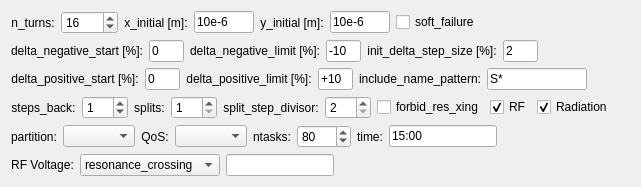
          <widget class="QWidget" name="tab_34">
           <attribute name="title">
            <string>Test</string>
           </attribute>
           <layout class="QVBoxLayout" name="verticalLayout_103">
            <item>
             <layout class="QHBoxLayout" name="horizontalLayout_70">
              <item>
               <layout class="QHBoxLayout" name="horizontalLayout_67">
                <item>
                 <widget class="QLabel" name="label_123">
                  <property name="text">
                   <string>n_turns:</string>
                  </property>
                  <property name="alignment">
                   <set>Qt::AlignCenter</set>
                  </property>
                 </widget>
                </item>
                <item>
                 <widget class="QSpinBox" name="spinBox_n_turns_mom_aper_test">
                  <property name="sizePolicy">
                   <sizepolicy hsizetype="Preferred" vsizetype="Fixed">
                    <horstretch>0</horstretch>
                    <verstretch>0</verstretch>
                   </sizepolicy>
                  </property>
                  <property name="maximumSize">
                   <size>
                    <width>57</width>
                    <height>16777215</height>
                   </size>
                  </property>
                  <property name="minimum">
                   <number>3</number>
                  </property>
                  <property name="maximum">
                   <number>10000</number>
                  </property>
                  <property name="value">
                   <number>16</number>
                  </property>
                 </widget>
                </item>
               </layout>
              </item>
              <item>
               <layout class="QHBoxLayout" name="horizontalLayout_68">
                <item>
                 <widget class="QLabel" name="label_124">
                  <property name="text">
                   <string>x_initial [m]:</string>
                  </property>
                  <property name="alignment">
                   <set>Qt::AlignCenter</set>
                  </property>
                 </widget>
                </item>
                <item>
                 <widget class="QLineEdit" name="lineEdit_x_initial_mom_aper_test">
                  <property name="sizePolicy">
                   <sizepolicy hsizetype="Preferred" vsizetype="Fixed">
                    <horstretch>0</horstretch>
                    <verstretch>0</verstretch>
                   </sizepolicy>
                  </property>
                  <property name="maximumSize">
                   <size>
                    <width>60</width>
                    <height>16777215</height>
                   </size>
                  </property>
                  <property name="text">
                   <string>10e-6</string>
                  </property>
                 </widget>
                </item>
               </layout>
              </item>
              <item>
               <layout class="QHBoxLayout" name="horizontalLayout_69">
                <item>
                 <widget class="QLabel" name="label_125">
                  <property name="text">
                   <string>y_initial [m]:</string>
                  </property>
                  <property name="alignment">
                   <set>Qt::AlignCenter</set>
                  </property>
                 </widget>
                </item>
                <item>
                 <widget class="QLineEdit" name="lineEdit_y_initial_mom_aper_test">
                  <property name="sizePolicy">
                   <sizepolicy hsizetype="Preferred" vsizetype="Fixed">
                    <horstretch>0</horstretch>
                    <verstretch>0</verstretch>
                   </sizepolicy>
                  </property>
                  <property name="maximumSize">
                   <size>
                    <width>60</width>
                    <height>16777215</height>
                   </size>
                  </property>
                  <property name="text">
                   <string>10e-6</string>
                  </property>
                 </widget>
                </item>
               </layout>
              </item>
              <item>
               <widget class="QCheckBox" name="checkBox_soft_failure_mom_aper_test">
                <property name="sizePolicy">
                 <sizepolicy hsizetype="Preferred" vsizetype="Fixed">
                  <horstretch>0</horstretch>
                  <verstretch>0</verstretch>
                 </sizepolicy>
                </property>
                <property name="text">
                 <string>soft_failure</string>
                </property>
                <property name="checked">
                 <bool>false</bool>
                </property>
                <property name="tristate">
                 <bool>false</bool>
                </property>
               </widget>
              </item>
              <item>
               <spacer name="horizontalSpacer_33">
                <property name="orientation">
                 <enum>Qt::Horizontal</enum>
                </property>
                <property name="sizeHint" stdset="0">
                 <size>
                  <width>40</width>
                  <height>20</height>
                 </size>
                </property>
               </spacer>
              </item>
             </layout>
            </item>
            <item>
             <layout class="QHBoxLayout" name="horizontalLayout_71">
              <item>
               <layout class="QHBoxLayout" name="horizontalLayout_52">
                <item>
                 <widget class="QLabel" name="label_126">
                  <property name="text">
                   <string>delta_negative_start [%]:</string>
                  </property>
                  <property name="alignment">
                   <set>Qt::AlignCenter</set>
                  </property>
                 </widget>
                </item>
                <item>
                 <widget class="QLineEdit" name="lineEdit_delta_negative_start_mom_aper_test">
                  <property name="sizePolicy">
                   <sizepolicy hsizetype="Preferred" vsizetype="Fixed">
                    <horstretch>0</horstretch>
                    <verstretch>0</verstretch>
                   </sizepolicy>
                  </property>
                  <property name="minimumSize">
                   <size>
                    <width>30</width>
                    <height>0</height>
                   </size>
                  </property>
                  <property name="maximumSize">
                   <size>
                    <width>35</width>
                    <height>16777215</height>
                   </size>
                  </property>
                  <property name="text">
                   <string>0</string>
                  </property>
                 </widget>
                </item>
               </layout>
              </item>
              <item>
               <layout class="QHBoxLayout" name="horizontalLayout_53">
                <item>
                 <widget class="QLabel" name="label_127">
                  <property name="text">
                   <string>delta_negative_limit [%]:</string>
                  </property>
                  <property name="alignment">
                   <set>Qt::AlignCenter</set>
                  </property>
                 </widget>
                </item>
                <item>
                 <widget class="QLineEdit" name="lineEdit_delta_negative_limit_mom_aper_test">
                  <property name="sizePolicy">
                   <sizepolicy hsizetype="Preferred" vsizetype="Fixed">
                    <horstretch>0</horstretch>
                    <verstretch>0</verstretch>
                   </sizepolicy>
                  </property>
                  <property name="minimumSize">
                   <size>
                    <width>30</width>
                    <height>0</height>
                   </size>
                  </property>
                  <property name="maximumSize">
                   <size>
                    <width>35</width>
                    <height>16777215</height>
                   </size>
                  </property>
                  <property name="text">
                   <string>-10</string>
                  </property>
                 </widget>
                </item>
               </layout>
              </item>
              <item>
               <layout class="QHBoxLayout" name="horizontalLayout_65">
                <item>
                 <widget class="QLabel" name="label_135">
                  <property name="text">
                   <string>init_delta_step_size [%]:</string>
                  </property>
                  <property name="alignment">
                   <set>Qt::AlignCenter</set>
                  </property>
                 </widget>
                </item>
                <item>
                 <widget class="QLineEdit" name="lineEdit_init_delta_step_size_mom_aper_test">
                  <property name="sizePolicy">
                   <sizepolicy hsizetype="Preferred" vsizetype="Fixed">
                    <horstretch>0</horstretch>
                    <verstretch>0</verstretch>
                   </sizepolicy>
                  </property>
                  <property name="minimumSize">
                   <size>
                    <width>30</width>
                    <height>0</height>
                   </size>
                  </property>
                  <property name="maximumSize">
                   <size>
                    <width>35</width>
                    <height>16777215</height>
                   </size>
                  </property>
                  <property name="text">
                   <string>2</string>
                  </property>
                 </widget>
                </item>
               </layout>
              </item>
              <item>
               <spacer name="horizontalSpacer_34">
                <property name="orientation">
                 <enum>Qt::Horizontal</enum>
                </property>
                <property name="sizeHint" stdset="0">
                 <size>
                  <width>40</width>
                  <height>20</height>
                 </size>
                </property>
               </spacer>
              </item>
             </layout>
            </item>
            <item>
             <layout class="QHBoxLayout" name="horizontalLayout_113">
              <item>
               <layout class="QHBoxLayout" name="horizontalLayout_63">
                <item>
                 <widget class="QLabel" name="label_130">
                  <property name="text">
                   <string>delta_positive_start [%]:</string>
                  </property>
                  <property name="alignment">
                   <set>Qt::AlignCenter</set>
                  </property>
                 </widget>
                </item>
                <item>
                 <widget class="QLineEdit" name="lineEdit_delta_positive_start_mom_aper_test">
                  <property name="sizePolicy">
                   <sizepolicy hsizetype="Preferred" vsizetype="Fixed">
                    <horstretch>0</horstretch>
                    <verstretch>0</verstretch>
                   </sizepolicy>
                  </property>
                  <property name="minimumSize">
                   <size>
                    <width>30</width>
                    <height>0</height>
                   </size>
                  </property>
                  <property name="maximumSize">
                   <size>
                    <width>35</width>
                    <height>16777215</height>
                   </size>
                  </property>
                  <property name="text">
                   <string>0</string>
                  </property>
                 </widget>
                </item>
               </layout>
              </item>
              <item>
               <layout class="QHBoxLayout" name="horizontalLayout_64">
                <item>
                 <widget class="QLabel" name="label_131">
                  <property name="text">
                   <string>delta_positive_limit [%]:</string>
                  </property>
                  <property name="alignment">
                   <set>Qt::AlignCenter</set>
                  </property>
                 </widget>
                </item>
                <item>
                 <widget class="QLineEdit" name="lineEdit_delta_positive_limit_mom_aper_test">
                  <property name="sizePolicy">
                   <sizepolicy hsizetype="Preferred" vsizetype="Fixed">
                    <horstretch>0</horstretch>
                    <verstretch>0</verstretch>
                   </sizepolicy>
                  </property>
                  <property name="minimumSize">
                   <size>
                    <width>30</width>
                    <height>0</height>
                   </size>
                  </property>
                  <property name="maximumSize">
                   <size>
                    <width>35</width>
                    <height>16777215</height>
                   </size>
                  </property>
                  <property name="text">
                   <string>+10</string>
                  </property>
                 </widget>
                </item>
               </layout>
              </item>
              <item>
               <layout class="QHBoxLayout" name="horizontalLayout_66">
                <item>
                 <widget class="QLabel" name="label_147">
                  <property name="text">
                   <string>include_name_pattern:</string>
                  </property>
                  <property name="alignment">
                   <set>Qt::AlignCenter</set>
                  </property>
                 </widget>
                </item>
                <item>
                 <widget class="QLineEdit" name="lineEdit_include_name_pattern_mom_aper_test">
                  <property name="sizePolicy">
                   <sizepolicy hsizetype="Preferred" vsizetype="Fixed">
                    <horstretch>0</horstretch>
                    <verstretch>0</verstretch>
                   </sizepolicy>
                  </property>
                  <property name="maximumSize">
                   <size>
                    <width>100</width>
                    <height>16777215</height>
                   </size>
                  </property>
                  <property name="text">
                   <string>S*</string>
                  </property>
                 </widget>
                </item>
               </layout>
              </item>
              <item>
               <spacer name="horizontalSpacer_79">
                <property name="orientation">
                 <enum>Qt::Horizontal</enum>
                </property>
                <property name="sizeHint" stdset="0">
                 <size>
                  <width>40</width>
                  <height>20</height>
                 </size>
                </property>
               </spacer>
              </item>
             </layout>
            </item>
            <item>
             <layout class="QHBoxLayout" name="horizontalLayout_72">
              <item>
               <layout class="QHBoxLayout" name="horizontalLayout_57">
                <item>
                 <widget class="QLabel" name="label_128">
                  <property name="text">
                   <string>steps_back:</string>
                  </property>
                  <property name="alignment">
                   <set>Qt::AlignCenter</set>
                  </property>
                 </widget>
                </item>
                <item>
                 <widget class="QSpinBox" name="spinBox_steps_back_mom_aper_test">
                  <property name="sizePolicy">
                   <sizepolicy hsizetype="Preferred" vsizetype="Fixed">
                    <horstretch>0</horstretch>
                    <verstretch>0</verstretch>
                   </sizepolicy>
                  </property>
                  <property name="maximumSize">
                   <size>
                    <width>46</width>
                    <height>16777215</height>
                   </size>
                  </property>
                  <property name="minimum">
                   <number>0</number>
                  </property>
                  <property name="maximum">
                   <number>100</number>
                  </property>
                  <property name="value">
                   <number>1</number>
                  </property>
                 </widget>
                </item>
               </layout>
              </item>
              <item>
               <layout class="QHBoxLayout" name="horizontalLayout_58">
                <item>
                 <widget class="QLabel" name="label_129">
                  <property name="text">
                   <string>splits:</string>
                  </property>
                  <property name="alignment">
                   <set>Qt::AlignCenter</set>
                  </property>
                 </widget>
                </item>
                <item>
                 <widget class="QSpinBox" name="spinBox_splits_mom_aper_test">
                  <property name="sizePolicy">
                   <sizepolicy hsizetype="Preferred" vsizetype="Fixed">
                    <horstretch>0</horstretch>
                    <verstretch>0</verstretch>
                   </sizepolicy>
                  </property>
                  <property name="maximumSize">
                   <size>
                    <width>46</width>
                    <height>16777215</height>
                   </size>
                  </property>
                  <property name="minimum">
                   <number>1</number>
                  </property>
                  <property name="maximum">
                   <number>100</number>
                  </property>
                  <property name="value">
                   <number>1</number>
                  </property>
                 </widget>
                </item>
               </layout>
              </item>
              <item>
               <layout class="QHBoxLayout" name="horizontalLayout_62">
                <item>
                 <widget class="QLabel" name="label_146">
                  <property name="text">
                   <string>split_step_divisor:</string>
                  </property>
                  <property name="alignment">
                   <set>Qt::AlignCenter</set>
                  </property>
                 </widget>
                </item>
                <item>
                 <widget class="QSpinBox" name="spinBox_split_step_divisor_mom_aper_test">
                  <property name="sizePolicy">
                   <sizepolicy hsizetype="Preferred" vsizetype="Fixed">
                    <horstretch>0</horstretch>
                    <verstretch>0</verstretch>
                   </sizepolicy>
                  </property>
                  <property name="maximumSize">
                   <size>
                    <width>46</width>
                    <height>16777215</height>
                   </size>
                  </property>
                  <property name="minimum">
                   <number>2</number>
                  </property>
                  <property name="maximum">
                   <number>100</number>
                  </property>
                  <property name="value">
                   <number>2</number>
                  </property>
                 </widget>
                </item>
               </layout>
              </item>
              <item>
               <widget class="QCheckBox" name="checkBox_forbid_resonance_crossing_mom_aper_test">
                <property name="sizePolicy">
                 <sizepolicy hsizetype="Preferred" vsizetype="Fixed">
                  <horstretch>0</horstretch>
                  <verstretch>0</verstretch>
                 </sizepolicy>
                </property>
                <property name="text">
                 <string>forbid_res_xing</string>
                </property>
                <property name="checked">
                 <bool>false</bool>
                </property>
                <property name="tristate">
                 <bool>false</bool>
                </property>
               </widget>
              </item>
              <item>
               <widget class="QCheckBox" name="checkBox_rf_cavity___on_mom_aper_test">
                <property name="sizePolicy">
                 <sizepolicy hsizetype="Preferred" vsizetype="Fixed">
                  <horstretch>0</horstretch>
                  <verstretch>0</verstretch>
                 </sizepolicy>
                </property>
                <property name="text">
                 <string>RF</string>
                </property>
                <property name="checked">
                 <bool>true</bool>
                </property>
                <property name="tristate">
                 <bool>false</bool>
                </property>
               </widget>
              </item>
              <item>
               <widget class="QCheckBox" name="checkBox_radiation_on_mom_aper_test">
                <property name="sizePolicy">
                 <sizepolicy hsizetype="Preferred" vsizetype="Fixed">
                  <horstretch>0</horstretch>
                  <verstretch>0</verstretch>
                 </sizepolicy>
                </property>
                <property name="text">
                 <string>Radiation</string>
                </property>
                <property name="checked">
                 <bool>true</bool>
                </property>
                <property name="tristate">
                 <bool>false</bool>
                </property>
               </widget>
              </item>
              <item>
               <spacer name="horizontalSpacer_48">
                <property name="orientation">
                 <enum>Qt::Horizontal</enum>
                </property>
                <property name="sizeHint" stdset="0">
                 <size>
                  <width>17</width>
                  <height>21</height>
                 </size>
                </property>
               </spacer>
              </item>
             </layout>
            </item>
            <item>
             <layout class="QHBoxLayout" name="horizontalLayout_99">
              <item>
               <layout class="QHBoxLayout" name="horizontalLayout_61">
                <item>
                 <widget class="QLabel" name="label_136">
                  <property name="text">
                   <string>partition:</string>
                  </property>
                  <property name="alignment">
                   <set>Qt::AlignCenter</set>
                  </property>
                 </widget>
                </item>
                <item>
                 <widget class="QComboBox" name="comboBox_partition_mom_aper_test">
                  <property name="sizePolicy">
                   <sizepolicy hsizetype="Preferred" vsizetype="Fixed">
                    <horstretch>0</horstretch>
                    <verstretch>0</verstretch>
                   </sizepolicy>
                  </property>
                  <property name="currentIndex">
                   <number>-1</number>
                  </property>
                 </widget>
                </item>
               </layout>
              </item>
              <item>
               <layout class="QHBoxLayout" name="horizontalLayout_98">
                <item>
                 <widget class="QLabel" name="label_181">
                  <property name="text">
                   <string>QoS:</string>
                  </property>
                  <property name="alignment">
                   <set>Qt::AlignCenter</set>
                  </property>
                 </widget>
                </item>
                <item>
                 <widget class="QComboBox" name="comboBox_qos_mom_aper_test">
                  <property name="sizePolicy">
                   <sizepolicy hsizetype="Preferred" vsizetype="Fixed">
                    <horstretch>0</horstretch>
                    <verstretch>0</verstretch>
                   </sizepolicy>
                  </property>
                  <property name="currentIndex">
                   <number>-1</number>
                  </property>
                 </widget>
                </item>
               </layout>
              </item>
              <item>
               <layout class="QHBoxLayout" name="horizontalLayout_60">
                <item>
                 <widget class="QLabel" name="label_140">
                  <property name="text">
                   <string>ntasks:</string>
                  </property>
                  <property name="alignment">
                   <set>Qt::AlignCenter</set>
                  </property>
                 </widget>
                </item>
                <item>
                 <widget class="QSpinBox" name="spinBox_ntasks_mom_aper_test">
                  <property name="sizePolicy">
                   <sizepolicy hsizetype="Preferred" vsizetype="Fixed">
                    <horstretch>0</horstretch>
                    <verstretch>0</verstretch>
                   </sizepolicy>
                  </property>
                  <property name="specialValueText">
                   <string/>
                  </property>
                  <property name="minimum">
                   <number>2</number>
                  </property>
                  <property name="maximum">
                   <number>1000</number>
                  </property>
                  <property name="singleStep">
                   <number>2</number>
                  </property>
                  <property name="value">
                   <number>80</number>
                  </property>
                 </widget>
                </item>
               </layout>
              </item>
              <item>
               <layout class="QHBoxLayout" name="horizontalLayout_59">
                <item>
                 <widget class="QLabel" name="label_time_common_13">
                  <property name="text">
                   <string>time:</string>
                  </property>
                  <property name="alignment">
                   <set>Qt::AlignCenter</set>
                  </property>
                 </widget>
                </item>
                <item>
                 <widget class="QLineEdit" name="lineEdit_time_mom_aper_test">
                  <property name="sizePolicy">
                   <sizepolicy hsizetype="Preferred" vsizetype="Fixed">
                    <horstretch>0</horstretch>
                    <verstretch>0</verstretch>
                   </sizepolicy>
                  </property>
                  <property name="toolTip">
                   <string>days-hours:minutes:seconds (&quot;days&quot; and &quot;hours&quot; are optional. For example, use &quot;5:00&quot; if you want 5 minutes.) Leave empty if you want to run up to the queue time limit.</string>
                  </property>
                  <property name="text">
                   <string>15:00</string>
                  </property>
                 </widget>
                </item>
               </layout>
              </item>
              <item>
               <spacer name="horizontalSpacer_53">
                <property name="orientation">
                 <enum>Qt::Horizontal</enum>
                </property>
                <property name="sizeHint" stdset="0">
                 <size>
                  <width>28</width>
                  <height>20</height>
                 </size>
                </property>
               </spacer>
              </item>
             </layout>
            </item>
            <item>
             <layout class="QHBoxLayout" name="horizontalLayout_74">
              <item>
               <widget class="QLabel" name="label_145">
                <property name="text">
                 <string>RF Voltage:</string>
                </property>
                <property name="alignment">
                 <set>Qt::AlignCenter</set>
                </property>
               </widget>
              </item>
              <item>
               <widget class="QComboBox" name="comboBox_rf_cavity___auto_voltage_from_nonlin_chrom_mom_aper_test">
                <property name="sizePolicy">
                 <sizepolicy hsizetype="Preferred" vsizetype="Fixed">
                  <horstretch>0</horstretch>
                  <verstretch>0</verstretch>
                 </sizepolicy>
                </property>
                <property name="currentIndex">
                 <number>0</number>
                </property>
                <item>
                 <property name="text">
                  <string>resonance_crossing</string>
                 </property>
                </item>
                <item>
                 <property name="text">
                  <string>undefined_tunes</string>
                 </property>
                </item>
                <item>
                 <property name="text">
                  <string>scan_range</string>
                 </property>
                </item>
                <item>
                 <property name="text">
                  <string>manual [V]</string>
                 </property>
                </item>
                <item>
                 <property name="text">
                  <string>manual [%]</string>
                 </property>
                </item>
               </widget>
              </item>
              <item>
               <widget class="QLineEdit" name="lineEdit_manual_rf_mom_aper_test">
                <property name="sizePolicy">
                 <sizepolicy hsizetype="Preferred" vsizetype="Fixed">
                  <horstretch>0</horstretch>
                  <verstretch>0</verstretch>
                 </sizepolicy>
                </property>
               </widget>
              </item>
              <item>
               <spacer name="horizontalSpacer_63">
                <property name="orientation">
                 <enum>Qt::Horizontal</enum>
                </property>
                <property name="sizeHint" stdset="0">
                 <size>
                  <width>40</width>
                  <height>20</height>
                 </size>
                </property>
               </spacer>
              </item>
             </layout>
            </item>
           </layout>
          </widget>
